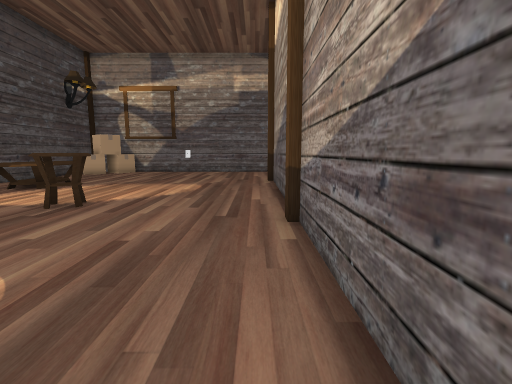
View 1 (above)

20 first-person views from a walk through a scene from a Unity 3-D project. The camera is 1.3 m above the floor, tilts 8° down and sees 85° across. Doors are open. The floor is counted in squares, 1 m on a side. Each view is taken from the middle of a square. On the plan, view 1 faces up. The plan holds only what a view shows up to about 13 squares ahead; the rest is blank. The place goes on beyond the plan.

View 2
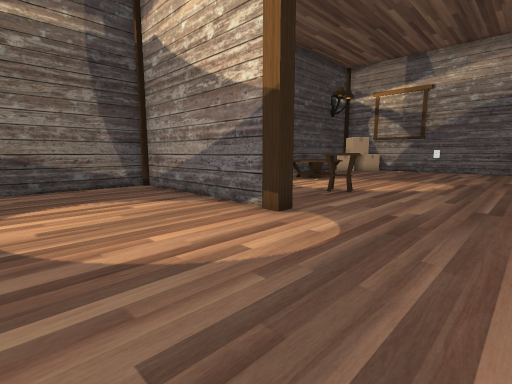

View 3
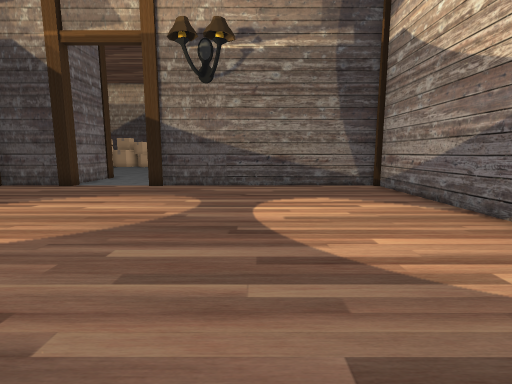

View 4
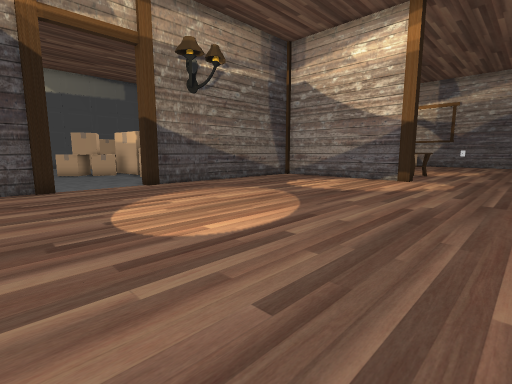

View 5
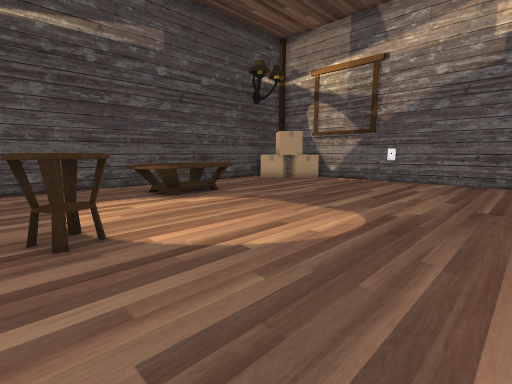

View 6
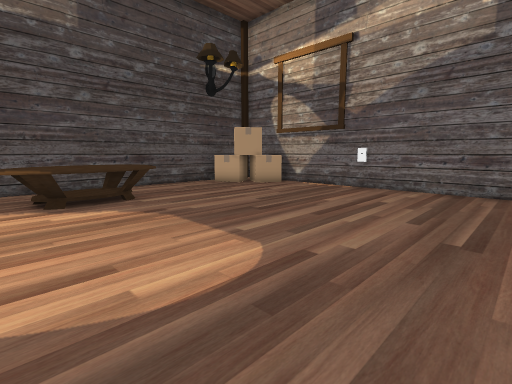

View 7
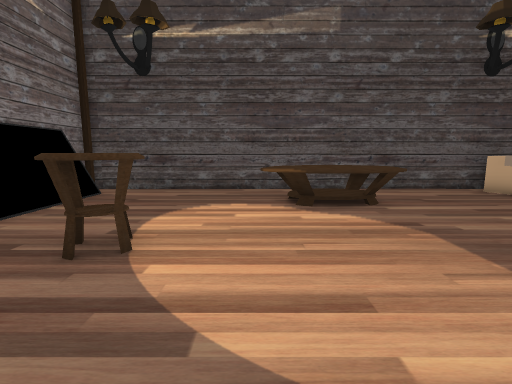

View 8
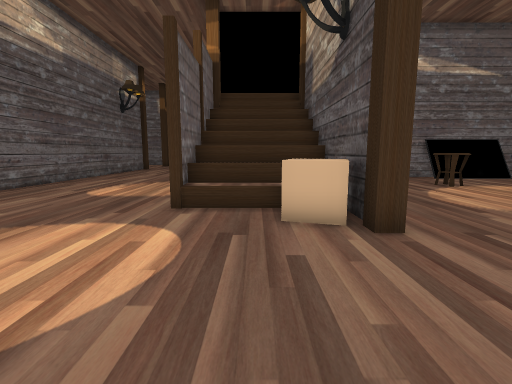

View 9
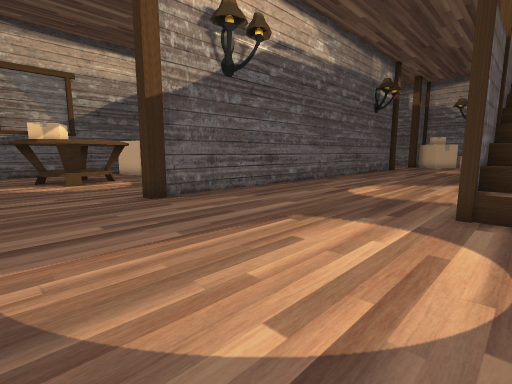

View 10
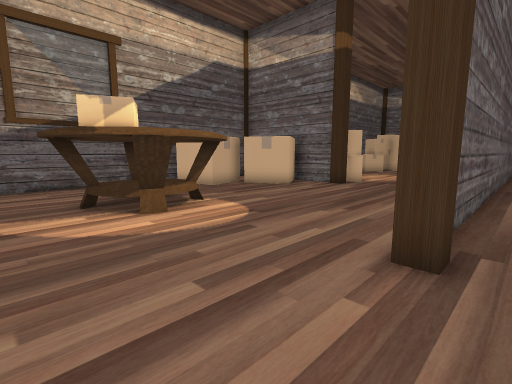

View 11
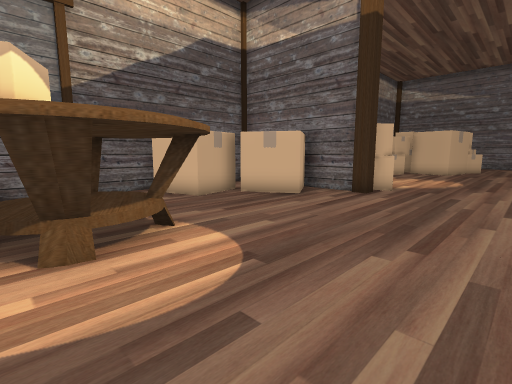

View 12
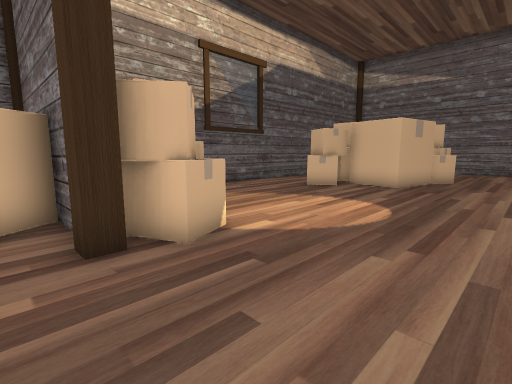

View 13
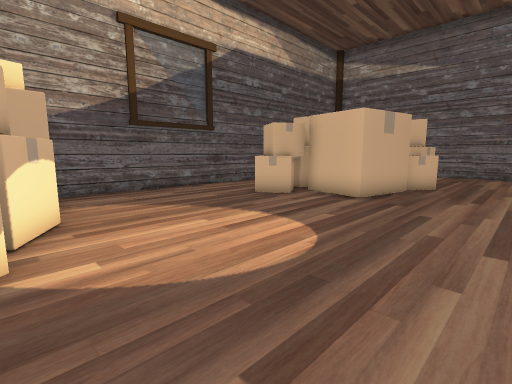

View 14
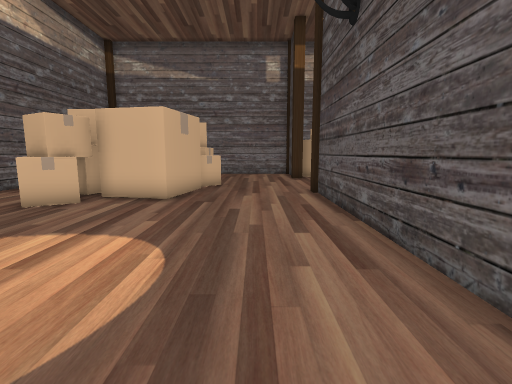

View 15
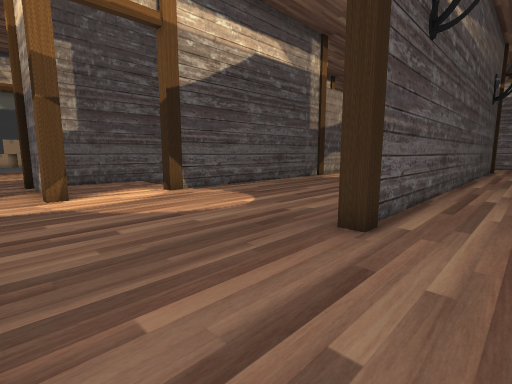

View 16
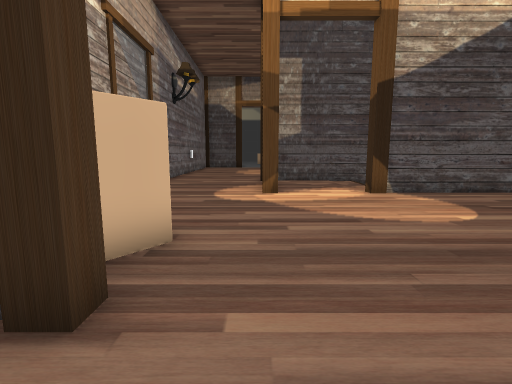

View 17
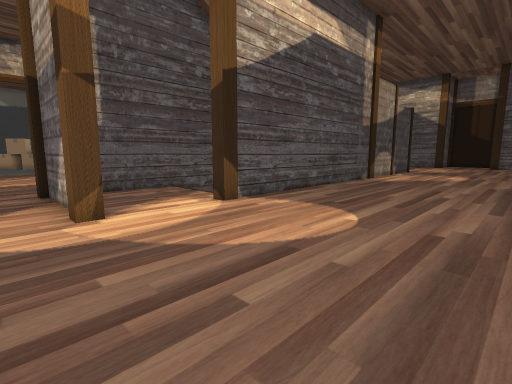

View 18
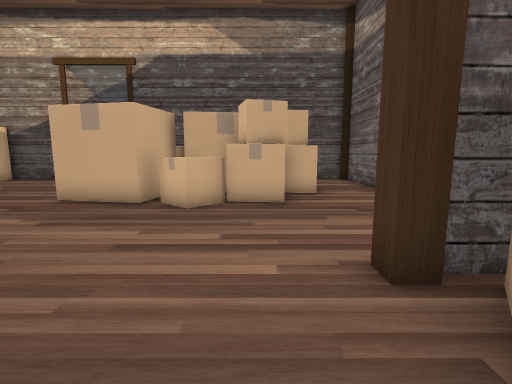

View 19
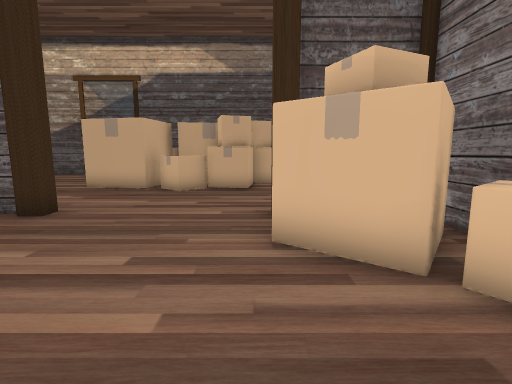

View 20
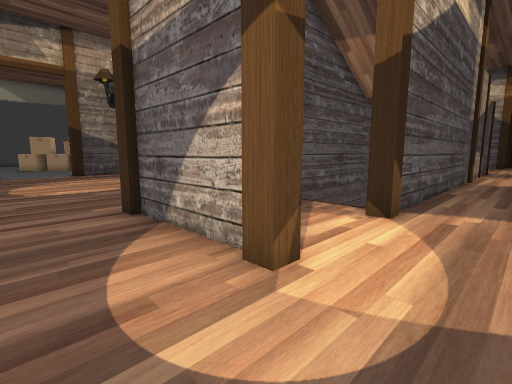

### Floor plan
Key: @ floor where view 1 was taken; # wall or solid block; . main floor; : floor 0.5 m higher than the main floor; / step, stairs or slope; D open door; ^ raised ledge; T table; A TV; B box.
Columns run from 14 left of view 1 to 23 right of it. Each row starts with its distance up from view 1.
 19      BB########
 18    #BB.........  .. .................
 17    #BB......... ...............TTT...#
 16    #..........................TTTTT..#
 15    #..........................TTTTT .#
 14    #......................#...TTTTT  #
 13    #. T........#B.........#....TTT   #
 12    # TTT.......#B.........#.........B^
 11    # TTT.......#://#......#.......BB #
 10    #.TTT.......#///#......#.......BB
  9    #. T........#///#......#.....BBBB
  8    #...........#///#......#......B
  7    #.....TT....#///#......#....####
  6    #.....T.....#///#......#....BBB
  5    #...........#   #......#....BBBBB
  4    #AAAAA......#   #..... #......BBBB
  3    ##AAA###....#   #..... #..........#
  2    #...........#   #......#..........#
  1    #...........#   #......#..........#
  0    #..........@#   #......#..........#
 -1    #...........#   #......#..........#
 -2    #...........#   #......#......BB..#
 -3    #...........#   #......#...BBBBB..#
 -4    #...........#...#......#...B  BB .#
 -5    #...........#...D..........BBBBB  #
 -6    #...........#...D..........BBB    #
 -7 ...D...........#...D..........BBB
 -8 ...D...........#####..........BB B
 -9 ...D....................B.....BBBB
-10  ###...................BBB#.....BB
-11    #......... ......  BBB # ......

Where each view was taken, in squares from view 1:
view 1: 0 up, 0 right, facing up
view 2: 2 down, 0 right, facing up-left
view 3: 2 down, 0 right, facing left
view 4: 11 down, 0 right, facing up-left
view 5: 6 up, 0 right, facing up-left
view 6: 9 up, 0 right, facing up-left
view 7: 9 up, 1 left, facing left
view 8: 18 up, 3 right, facing down
view 9: 18 up, 4 right, facing down-right
view 10: 18 up, 11 right, facing down-right
view 11: 16 up, 13 right, facing down-right
view 12: 8 up, 13 right, facing down-right
view 13: 5 up, 13 right, facing down-right
view 14: 5 up, 14 right, facing down
view 15: 9 down, 14 right, facing up-left
view 16: 8 down, 14 right, facing left
view 17: 9 down, 11 right, facing up-left
view 18: 8 down, 9 right, facing right
view 19: 9 down, 6 right, facing right
view 20: 10 down, 7 right, facing up-left
